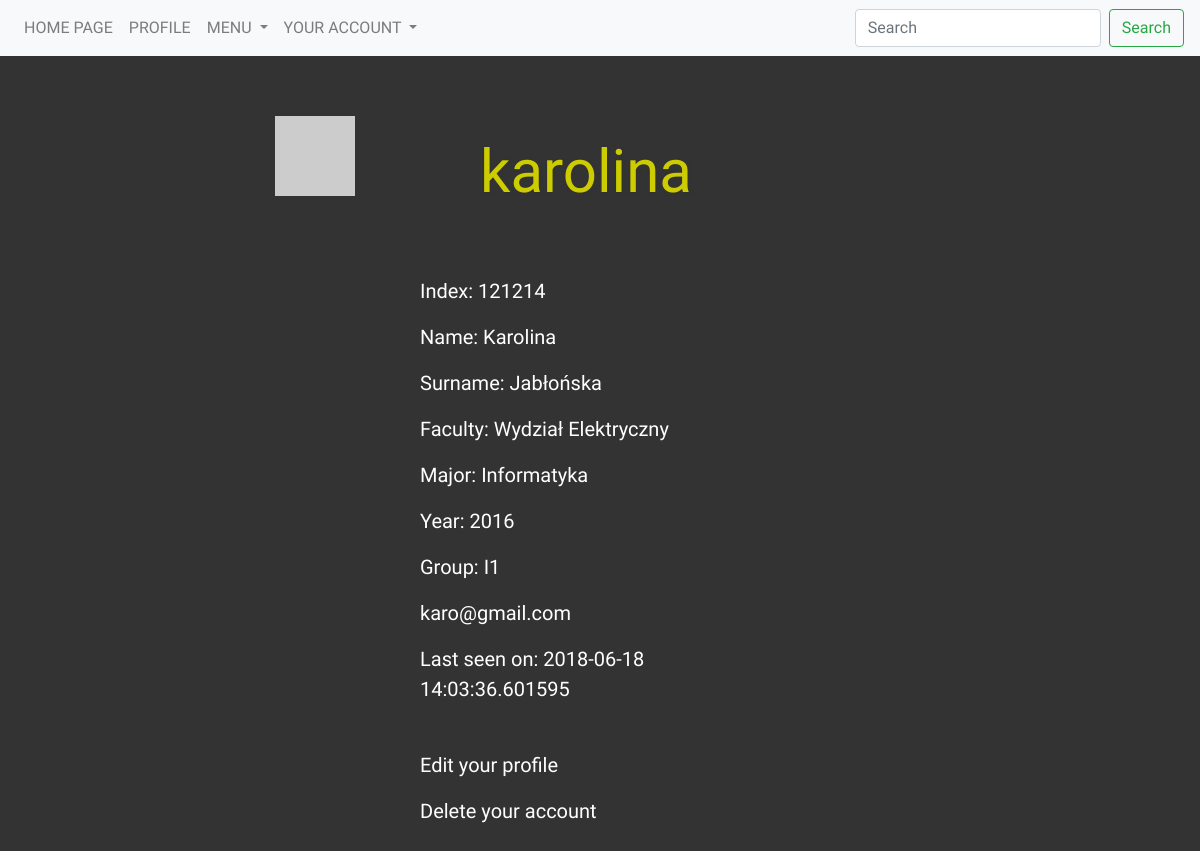
Page /students/5 (signed in) on the earlier database version.
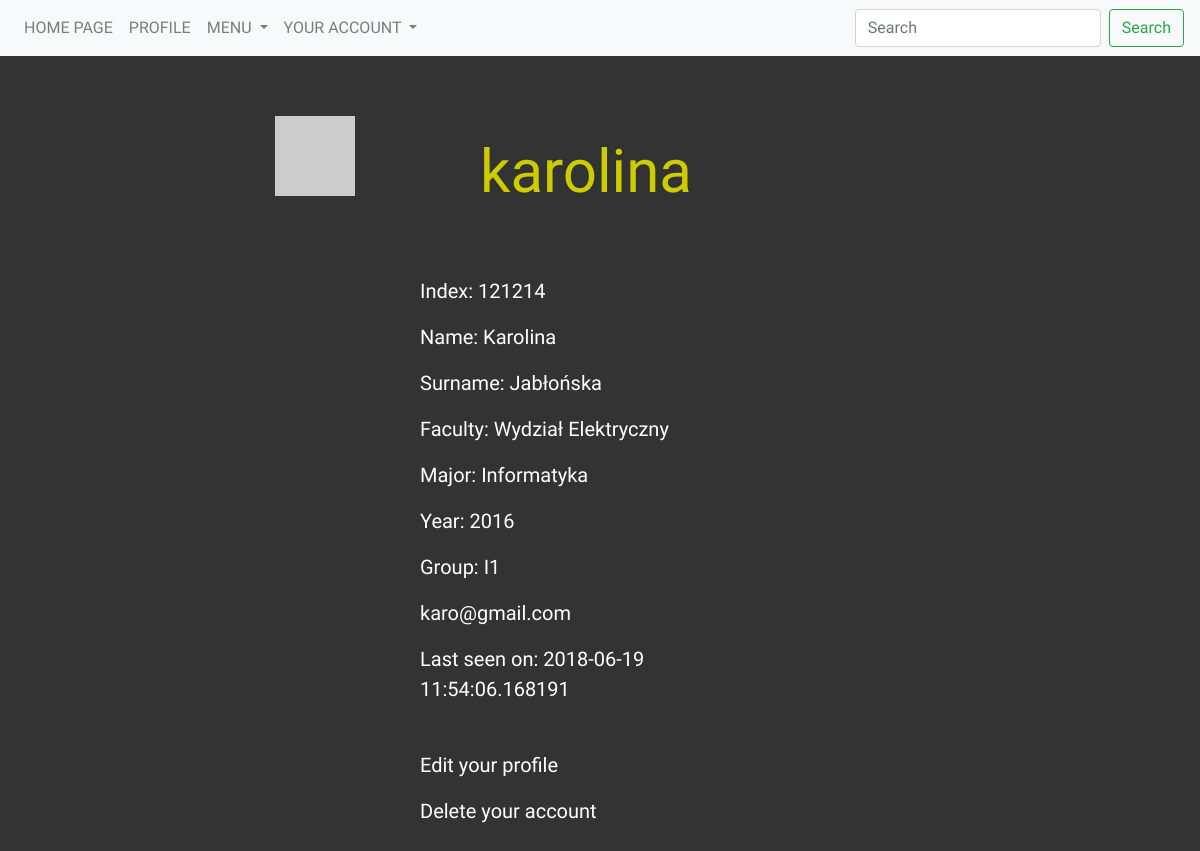
Same page on the later database version.
### models.py (models this page shows, shortened)
class User(db.Model, UserMixin):
    __tablename__ = 'user'
    __searchable__ = ['username']
    id = Column(Integer, autoincrement=True, primary_key=True)
    username = Column(String(25), default='', unique=True)
    active = Column(Boolean, default=True)
    email = Column(String(200), unique=True)
    password = Column(String(200), default='')
    admin = Column(Boolean, default=False)
    confirmed = Column(db.Boolean, nullable=False, default=False)
    confirmed_on = Column(db.DateTime, nullable=True)
    registered_on = Column(db.DateTime, nullable=False)
    about_me = Column(String(140))
    last_seen = Column(DateTime, default=datetime.utcnow)
    student_id = db.Column(db.Integer, db.ForeignKey('student.id'), unique=True)
    def get_id(self):
        return self.id
    def avatar(self, size):
        digest = md5(self.email.lower().encode('utf-8')).hexdigest()
        return 'https://www.gravatar.com/avatar/{}?d=identicon&s={}'.\
            format(digest, size)

### views/students.py (the view)
@app.route('/students/<int:id>', methods=['GET'])
@login_required
def student(id):
    student = Student.query.filter(Student.id == id).first()
    user = User.query.filter(User.id == student.id + 1).first()
    return render_template('faculty/students/profile.html', user=user, student=student, current_user=current_user)

### views/user.py (called while the page is built)
@lm.user_loader
def load_user(user_id):
    return User.query.filter(User.id == user_id).first()

@app.before_request
def before_request():
    if current_user.is_authenticated:
        current_user.last_seen = datetime.utcnow()
        db.session.commit()

### templates/faculty/students/profile.html (shortened to what this page needs)
{% extends "_base.html" %}
{% block content %}
    <div class="row">
        <div class="offset-md-2 col-md-2">
            <img class="avatar" src="{{ user.avatar(128) }}">
        </div>
    <br>
        <div class="content col-md-4">
            <h2 style="color: #cccc00">{{ user.username }}</h2>
            <p> Index: {{ student.index }}</p>
            <p> Name: {{ student.name }}</p>
            <p> Surname: {{ student.surname }}</p>
            <p> Faculty: {{ student.faculty.name }}</p>
            <p> Major: {{ student.major.name }}</p>
            <p> Year: {{ student.year.nr }}</p>
            <p> Group: {{ student.group.name }}</p>
            <p><a class="u-email" href="mailto:{{ user.email }}">{{user.email }}</a></p>
                {% if user.last_seen %}<p>Last seen on: {{ user.last_seen}}</p>{% endif %}
        <br>
        {% if user == current_user %}
                <p><a class="profile_options" href="{{ url_for('edit_profile',id=student.id)}}">Edit your profile</a></p>
                <p><a class="profile_options" href="{{ url_for('delete_account',id=student.id)}}">Delete your account</a></p>
        {% endif %}
    </div>
{% endblock %}

Differences in the rows shown:
changed User "karolina": last_seen "2018-06-18 14:03:36.601595" → "2018-06-19 11:54:06.168191"
